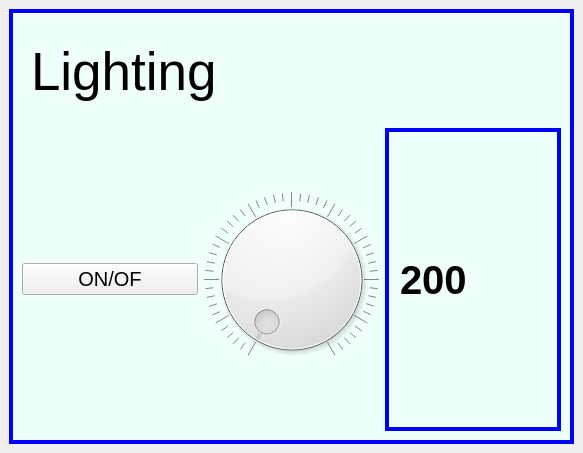
<?xml version="1.0" encoding="UTF-8"?>
<ui version="4.0">
 <class>LightPage</class>
 <widget class="QMainWindow" name="LightPage">
  <property name="geometry">
   <rect>
    <x>0</x>
    <y>0</y>
    <width>583</width>
    <height>453</height>
   </rect>
  </property>
  <property name="windowTitle">
   <string>MainWindow</string>
  </property>
  <widget class="QWidget" name="centralwidget">
   <layout class="QHBoxLayout" name="horizontalLayout_2">
    <item>
     <widget class="QFrame" name="frame">
      <property name="styleSheet">
       <string notr="true">.QFrame { 
   border: 4px solid blue ;
   background: rgb(239, 255, 249);
} </string>
      </property>
      <property name="frameShape">
       <enum>QFrame::StyledPanel</enum>
      </property>
      <property name="frameShadow">
       <enum>QFrame::Raised</enum>
      </property>
      <layout class="QVBoxLayout" name="verticalLayout">
       <item>
        <widget class="QWidget" name="widget_2" native="true">
         <property name="maximumSize">
          <size>
           <width>16777215</width>
           <height>100</height>
          </size>
         </property>
         <layout class="QHBoxLayout" name="horizontalLayout_3">
          <item>
           <widget class="QLabel" name="label">
            <property name="sizePolicy">
             <sizepolicy hsizetype="Preferred" vsizetype="Minimum">
              <horstretch>0</horstretch>
              <verstretch>0</verstretch>
             </sizepolicy>
            </property>
            <property name="maximumSize">
             <size>
              <width>16777188</width>
              <height>80</height>
             </size>
            </property>
            <property name="font">
             <font>
              <pointsize>40</pointsize>
             </font>
            </property>
            <property name="styleSheet">
             <string notr="true">QLabel{
qproperty-alignment: 'AlignCenter';
}</string>
            </property>
            <property name="text">
             <string>Lighting</string>
            </property>
           </widget>
          </item>
         </layout>
        </widget>
       </item>
       <item>
        <layout class="QHBoxLayout" name="horizontalLayout">
         <item>
          <widget class="QPushButton" name="pushButton">
           <property name="font">
            <font>
             <pointsize>15</pointsize>
            </font>
           </property>
           <property name="text">
            <string>ON/OF</string>
           </property>
          </widget>
         </item>
         <item>
          <widget class="QDial" name="dial">
           <property name="enabled">
            <bool>true</bool>
           </property>
           <property name="sizePolicy">
            <sizepolicy hsizetype="Preferred" vsizetype="Preferred">
             <horstretch>0</horstretch>
             <verstretch>0</verstretch>
            </sizepolicy>
           </property>
           <property name="acceptDrops">
            <bool>false</bool>
           </property>
           <property name="styleSheet">
            <string notr="true">QDial{

}</string>
           </property>
           <property name="invertedAppearance">
            <bool>false</bool>
           </property>
           <property name="invertedControls">
            <bool>false</bool>
           </property>
           <property name="notchesVisible">
            <bool>true</bool>
           </property>
          </widget>
         </item>
         <item>
          <widget class="QLabel" name="label_dial_value">
           <property name="sizePolicy">
            <sizepolicy hsizetype="Minimum" vsizetype="Minimum">
             <horstretch>0</horstretch>
             <verstretch>0</verstretch>
            </sizepolicy>
           </property>
           <property name="maximumSize">
            <size>
             <width>16777215</width>
             <height>16777215</height>
            </size>
           </property>
           <property name="font">
            <font>
             <pointsize>30</pointsize>
             <bold>true</bold>
            </font>
           </property>
           <property name="styleSheet">
            <string notr="true">QLabel{
   qproperty-alignment: 'AlignCenter';
   border: 4px solid blue ;
}</string>
           </property>
           <property name="frameShape">
            <enum>QFrame::Box</enum>
           </property>
           <property name="text">
            <string>200</string>
           </property>
          </widget>
         </item>
        </layout>
       </item>
      </layout>
     </widget>
    </item>
   </layout>
  </widget>
 </widget>
 <resources/>
 <connections/>
</ui>
